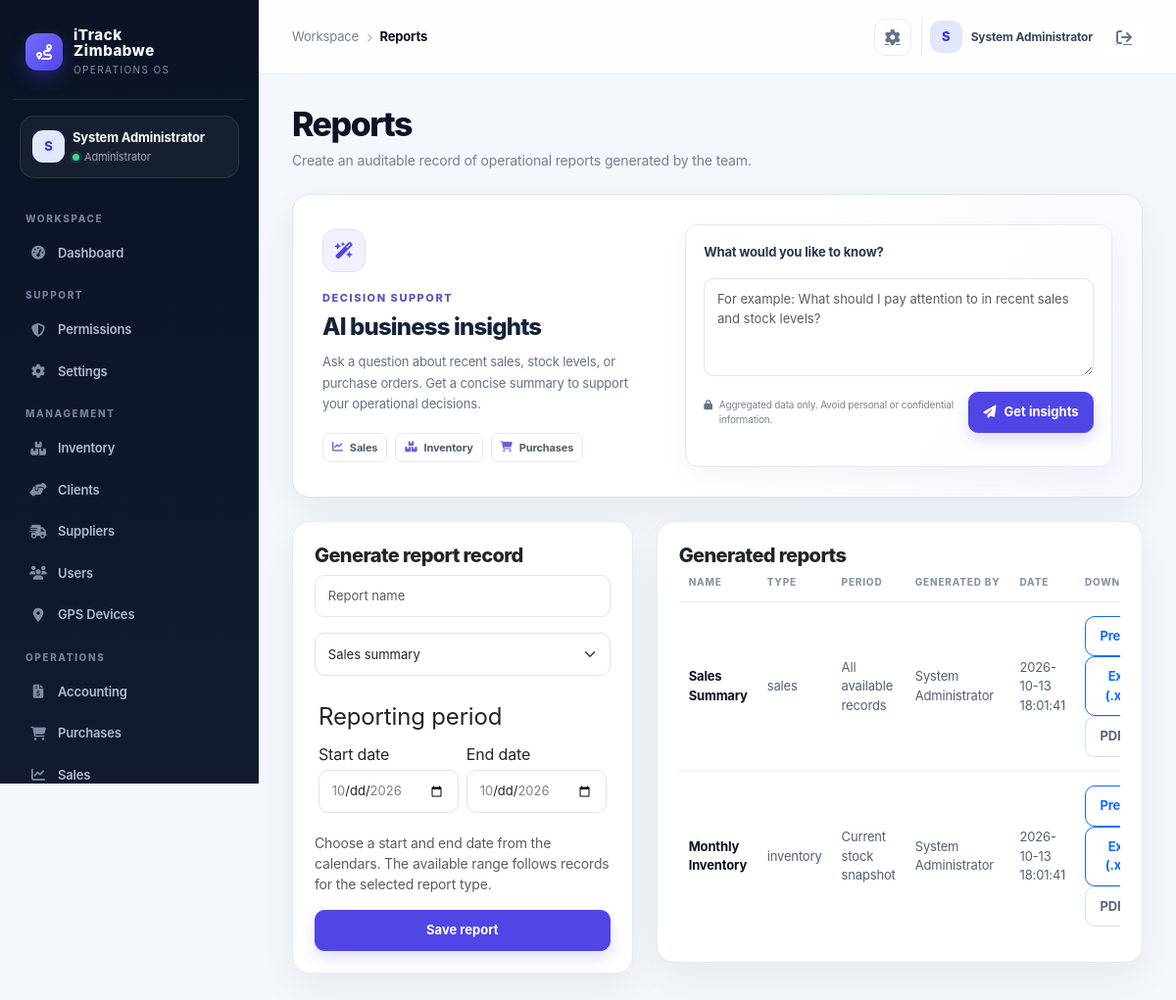
/index.php?controller=reports (signed in), run on the app's committed database.
### tables this page shows
CREATE TABLE IF NOT EXISTS reports (
  id INT AUTO_INCREMENT PRIMARY KEY,
  report_name VARCHAR(150) NOT NULL,
  report_type VARCHAR(100) NOT NULL,
  filters TEXT,
  generated_by INT NULL,
  generated_at TIMESTAMP DEFAULT CURRENT_TIMESTAMP,
  FOREIGN KEY (generated_by) REFERENCES users(id) ON DELETE SET NULL
);

CREATE TABLE IF NOT EXISTS users (
  id INT AUTO_INCREMENT PRIMARY KEY,
  name VARCHAR(150) NOT NULL,
  email VARCHAR(150) NOT NULL UNIQUE,
  password_hash VARCHAR(255) NOT NULL,
  role VARCHAR(50) NOT NULL DEFAULT 'Staff',
  department VARCHAR(100) NOT NULL DEFAULT 'General',
  status VARCHAR(20) NOT NULL DEFAULT 'active',
  created_at TIMESTAMP DEFAULT CURRENT_TIMESTAMP
);

### app/controllers/ReportsController.php (called while the page is built, shortened)
<?php
require_once dirname(__DIR__) . '/models/Report.php';
class ReportsController extends Controller
{
	private Report $model;
	public function __construct()
	{
		$this->model = new Report();
	}
	private function normalizeReportType(string $type): string
	{
		$aliases = ['sales' => 'Sales summary', 'inventory' => 'Inventory valuation', 'receivables' => 'Receivables', 'gps' => 'GPS activity', 'cashbook' => 'Cash book'];
		$type = $aliases[strtolower(trim($type))] ?? trim($type);
		return in_array($type, ['Sales summary', 'Inventory valuation', 'Receivables', 'GPS activity', 'Cash book'], true) ? $type : 'Sales summary';
	}
	private function normalizeReportPeriod(string $period): string
	{
		return in_array($period, ['all', 'today', 'last_7_days', 'last_30_days', 'this_month', 'custom'], true) ? $period : 'all';
	}
	private function effectiveReportPeriod(string $type, string $period): string
	{
		return $this->normalizeReportType($type) === 'Inventory valuation' ? 'all' : $period;
	}
	private function reportFilters(mixed $filters): array
	{
		$decoded = is_string($filters) ? json_decode($filters, true) : $filters;
		return is_array($decoded) ? $decoded : [];
	}
	public function index(): void
	{
		$reports = array_map(function (array $report): array {
			$type = (string) ($report['report_type'] ?? '');
			$filters = $this->reportFilters($report['filters'] ?? null);
			$report['period'] = $this->effectiveReportPeriod($type, $this->normalizeReportPeriod((string) ($filters['period'] ?? 'all')));
			$report['start_date'] = (string) ($filters['start_date'] ?? '');
			$report['end_date'] = (string) ($filters['end_date'] ?? '');
			$report['period_label'] = $this->normalizeReportType($type) === 'Inventory valuation'
				? 'Current stock snapshot'
				: ($report['period'] === 'custom' && $this->validReportDate($report['start_date']) && $this->validReportDate($report['end_date'])
					? $report['start_date'] . ' – ' . $report['end_date']
					: '');
			return $report;
		}, $this->model->all());
		$reportPeriods = [
			'all' => 'All available records',
			'today' => 'Today',
			'last_7_days' => 'Last 7 days',
			'last_30_days' => 'Last 30 days',
			'this_month' => 'This month',
			'custom' => 'Custom date range',
		];
		$reportDateBounds = [];
		foreach (['Sales summary', 'Receivables', 'GPS activity', 'Cash book'] as $type) {
			$bounds = $this->model->dateBounds($type) ?? ['min' => null, 'max' => null];
			$reportDateBounds[$type] = [
				'min' => $bounds['min'] ?? date('Y-m-d'),
				'max' => max(date('Y-m-d'), $bounds['max'] ?? date('Y-m-d')),
			];
		}
		$reportError = $_SESSION['report_error'] ?? null;
		$this->view('reports/index', [
			'title' => 'Reports',
			'reports' => $reports,
			'reportTypes' => ['Sales summary', 'Inventory valuation', 'Receivables', 'GPS activity', 'Cash book'],
			'reportPeriods' => $reportPeriods,
			'reportDateBounds' => $reportDateBounds,
			'reportToday' => date('Y-m-d'),
			'reportError' => $reportError,
		]);
	}
}

### public/index.php (called while the page is built, shortened)
<?php
$uri = $_SERVER['REQUEST_URI'] ?? '/';
$controllerKey = $_GET['controller'] ?? null;
$actionKey = $_GET['action'] ?? null;
$route = $controllerKey ? [
    'controller' => ucfirst($controllerKey) . 'Controller',
    'action' => $actionKey ?? 'index',
] : Router::route($uri);
$actionName = $route['action'];
$controller = new $controllerName();
$controller->$actionName();

### app/config/env.php (called while the page is built, shortened)
<?php
function loadEnv(): array
{
    static $loaded = null;
    if ($loaded !== null) {
        return $loaded;
    }
    $loaded = [];
    $envPath = dirname(__DIR__, 2) . '/.env';
    if (!is_readable($envPath)) {
        return $loaded;
    }
    return $loaded;
}
function env(string $key, $default = null)
{
    $vars = loadEnv();
    $value = getenv($key);
    return $value !== false ? $value : $default;
}

### app/config/app.php (called while the page is built)
<?php
require_once __DIR__ . '/env.php';
return [
    'app_name' => env('APP_NAME', 'iTrack Zimbabwe'),
    'debug' => filter_var(env('APP_DEBUG', false), FILTER_VALIDATE_BOOLEAN),
    'base_url' => env('APP_BASE_URL', '/itrack-zimbabwe'),
    'db' => [
        'host' => env('DB_HOST', '127.0.0.1'),
        'port' => env('DB_PORT', '3306'),
        'name' => env('DB_NAME', 'itrack_zimbabwe'),
        'user' => env('DB_USER', 'root'),
        'pass' => env('DB_PASS', ''),
    ],
    'session_name' => env('SESSION_NAME', 'itrack_session'),
    'csrf_token_name' => env('CSRF_TOKEN_NAME', 'csrf_token'),
    'upload_dir' => env('UPLOAD_DIR', dirname(__DIR__, 1) . '/uploads'),
    'openrouter_api_key' => env('OPENROUTER_API_KEY', ''),
    'openrouter_model' => env('OPENROUTER_MODEL', 'openrouter/free'),
];

### app/config/database.php (called while the page is built, shortened)
<?php
require_once dirname(__DIR__) . '/config/app.php';
class Database
{
    private static ?PDO $instance = null;
    public static function getInstance(): PDO
    {
        if (self::$instance === null) {
            $config = require dirname(__DIR__) . '/config/app.php';
            $mysqlEnabled = extension_loaded('pdo_mysql');
            if ($mysqlEnabled) {
                try {
                    $dsn = sprintf('mysql:host=%s;port=%s;dbname=%s;charset=utf8mb4', $config['db']['host'], $config['db']['port'], $config['db']['name']);
                    self::$instance = new PDO($dsn, $config['db']['user'], $config['db']['pass'], [
                        PDO::ATTR_ERRMODE => PDO::ERRMODE_EXCEPTION,
                        PDO::ATTR_DEFAULT_FETCH_MODE => PDO::FETCH_ASSOC,
                        PDO::ATTR_EMULATE_PREPARES => false,
                    ]);
                } catch (PDOException $exception) {
                    self::$instance = self::createSqliteInstance($config);
                }
            } else {
                self::$instance = self::createSqliteInstance($config);
            }
        }
        return self::$instance;
    }
}

### app/core/Model.php (called while the page is built, shortened)
<?php
require_once dirname(__DIR__) . '/config/database.php';
abstract class Model
{
    protected PDO $db;
    public function __construct()
    {
        $this->db = Database::getInstance();
    }
    protected function fetchAll(string $sql, array $params = []): array
    {
        $stmt = $this->db->prepare($sql);
        $stmt->execute($params);
        return $stmt->fetchAll();
    }
    protected function execute(string $sql, array $params = []): int
    {
        $stmt = $this->db->prepare($sql);
        $stmt->execute($params);
        return $stmt->rowCount();
    }
}

### app/models/Report.php (called while the page is built, shortened)
<?php
class Report extends ModuleModel {
    public function all(): array { return $this->fetchAll("SELECT r.*, u.name AS generated_by_name FROM reports r LEFT JOIN users u ON u.id=r.generated_by ORDER BY r.id DESC"); }
}

### app/views/reports/index.php (the view, shortened to what this page needs)
<div class="mb-4"><h1 class="page-title">Reports</h1><p class="page-subtitle">Create an auditable record of operational reports generated by the team.</p></div>
<section class="report-insights card mb-4" aria-labelledby="report-insights-title">
	<div class="card-body">
		<div class="report-insights-layout">
			<div class="report-insights-intro">
				<div class="report-insights-icon" aria-hidden="true"><i class="fa-solid fa-wand-magic-sparkles"></i></div>
				<div class="eyebrow mb-2">Decision support</div>
				<h2 id="report-insights-title">AI business insights</h2>
				<p>Ask a question about recent sales, stock levels, or purchase orders. Get a concise summary to support your operational decisions.</p>
				<div class="report-insights-topics" aria-label="Available insight topics">
					<span><i class="fa-solid fa-chart-line" aria-hidden="true"></i>Sales</span>
					<span><i class="fa-solid fa-boxes-stacked" aria-hidden="true"></i>Inventory</span>
					<span><i class="fa-solid fa-cart-shopping" aria-hidden="true"></i>Purchases</span>
				</div>
			</div>
			<div class="report-insights-workspace">
				<form id="ai-insights-form" class="vstack gap-3" action="?controller=reports&amp;action=ask" method="post">
					<label class="form-label mb-0" for="ai-insights-question">What would you like to know?</label>
					<textarea class="form-control" id="ai-insights-question" name="question" rows="3" maxlength="1000" placeholder="For example: What should I pay attention to in recent sales and stock levels?" required></textarea>
					<div class="report-insights-form-footer">
						<span class="report-insights-privacy"><i class="fa-solid fa-lock" aria-hidden="true"></i>Aggregated data only. Avoid personal or confidential information.</span>
						<button class="btn btn-primary flex-shrink-0" id="ai-insights-submit" type="submit"><i class="fa-solid fa-paper-plane me-2" aria-hidden="true"></i>Get insights</button>
					</div>
				</form>
			</div>
		</div>
	</div>
</section>
<div class="row g-4">
	<div class="col-lg-5">
		<div class="card"><div class="card-body">
			<h5>Generate report record</h5>
			<form method="post" action="?controller=reports&amp;action=generate" class="vstack gap-3" id="report-generation-form">
				<input class="form-control" name="report_name" placeholder="Report name" required>
				<select class="form-select" id="report-type" name="report_type" aria-label="Report type" required><?php foreach (($reportTypes ?? []) as $type): ?><option value="<?= htmlspecialchars($type, ENT_QUOTES, 'UTF-8') ?>"><?= htmlspecialchars($type, ENT_QUOTES, 'UTF-8') ?></option><?php endforeach; ?></select>
				<fieldset class="row g-2 border-0 p-0 m-0" id="report-date-range">
					<legend class="form-label mb-0">Reporting period</legend>
					<div class="col-sm-6"><label class="form-label mb-1" for="report-start-date">Start date</label><input class="form-control" type="date" id="report-start-date" name="start_date"></div>
					<div class="col-sm-6"><label class="form-label mb-1" for="report-end-date">End date</label><input class="form-control" type="date" id="report-end-date" name="end_date"></div>
				</fieldset>
				<div class="form-text" id="report-date-help">Choose a start and end date from the calendars. The available range follows records for the selected report type. Inventory valuation is always a current stock snapshot.</div>
				<button class="btn btn-primary">Save report</button>
			</form>
		</div></div>
	</div>
	<div class="col-lg-7">
		<div class="card"><div class="card-body">
			<h5>Generated reports</h5>
			<div class="table-responsive"><table class="table"><thead><tr><th>Name</th><th>Type</th><th>Period</th><th>Generated by</th><th>Date</th><th>Download</th></tr></thead><tbody>
				<?php foreach ($reports as $r):
					$period = $reportPeriods[$r['period'] ?? 'all'] ?? $reportPeriods['all'];
					if (!empty($r['period_label'])) $period = $r['period_label'];
					$dateQuery = ($r['period'] ?? '') === 'custom'
						? '&amp;start_date=' . urlencode($r['start_date'] ?? '') . '&amp;end_date=' . urlencode($r['end_date'] ?? '')
						: '';
					$reportTypeQuery = '&amp;type=' . urlencode($r['report_type']);
					$reportPeriodQuery = '&amp;period=' . urlencode($r['period'] ?? 'all') . $dateQuery;
				?>
					<tr><td><?= htmlspecialchars($r['report_name']) ?></td><td><?= htmlspecialchars($r['report_type']) ?></td><td><?= htmlspecialchars($period) ?></td><td><?= htmlspecialchars($r['generated_by_name'] ?? 'System') ?></td><td><?= htmlspecialchars($r['generated_at']) ?></td><td>
						<a class="btn btn-sm btn-outline-primary" href="?controller=reports&amp;action=preview<?= $reportTypeQuery . $reportPeriodQuery ?>">Preview</a>
						<a class="btn btn-sm btn-outline-primary" href="?controller=reports&amp;action=export<?= $reportTypeQuery . $reportPeriodQuery ?>&amp;format=xlsx">Excel (.xlsx)</a>
						<a class="btn btn-sm btn-outline-secondary" target="_blank" href="?controller=reports&amp;action=export<?= $reportTypeQuery . $reportPeriodQuery ?>&amp;format=pdf">PDF</a>
					</td></tr>
				<?php endforeach; ?>
			</tbody></table></div>
		</div></div>
	</div>
</div>

### app/views/layouts/main.php (style rules this page uses)
:root { --ink:#0b1324; --ink-2:#111d33; --muted:#738096; --line:#e6ebf2; --canvas:#f4f7fb; --card:#fff; --brand:#4f46e5; --brand-2:#6d5dfc; --mint:#13b981; --amber:#f59e0b; --danger:#e25555; --shadow:0 16px 40px rgba(15,23,42,.06); }
* { box-sizing:border-box; }
body { background:var(--canvas); color:var(--ink); margin:0; font-family:Inter,ui-sans-serif,system-ui,-apple-system,"Segoe UI",sans-serif; letter-spacing:-.01em; }
a { color:inherit; }
.page-title { font-size:clamp(25px,3vw,34px); font-weight:800; letter-spacing:-.045em; margin:0; line-height:1.1; }
.page-subtitle { color:var(--muted); font-size:14px; margin:8px 0 0; max-width:700px; }
.card { border:1px solid var(--line); border-radius:18px; background:var(--card); box-shadow:var(--shadow); }
.card .card-body { padding:22px; }
.eyebrow { font-size:11px; text-transform:uppercase; letter-spacing:.14em; color:#8390a4; font-weight:800; }
.btn { border-radius:10px; font-weight:700; font-size:13px; padding:.63rem .9rem; }
.btn-primary { background:var(--brand); border-color:var(--brand); box-shadow:0 7px 15px rgba(79,70,229,.18); }
.table { margin:0; font-size:13px; }
.table thead th { color:#8a96a8; border-bottom:1px solid var(--line); text-transform:uppercase; letter-spacing:.08em; font-size:10px; font-weight:800; padding:0 10px 12px; white-space:nowrap; }
.table tbody td { padding:14px 10px; border-color:#eef1f5; color:#526076; vertical-align:middle; }
.table tbody tr:last-child td { border-bottom:0; }
.table tbody td:first-child { color:var(--ink); font-weight:750; }
.form-control,.form-select { border-color:#dfe5ee; border-radius:10px; font-size:13px; padding:.7rem .8rem; }
.table-responsive { border-radius:12px; }
.card > .card-body > h2, .card > .card-body > h3, .card > .card-body > h4, .card > .card-body > h5 { font-weight:800; letter-spacing:-.03em; }
.btn-outline-secondary { color:#56647a; border-color:#d9e0eb; }

### app/views/reports/index.php (style rules this page uses)
.report-insights { overflow:hidden; border-color:#dfe5ef; background:linear-gradient(115deg,#fff 0%,#fff 53%,#f7f8ff 100%); }
.report-insights .card-body { padding:clamp(20px,3vw,30px); }
.report-insights-layout { display:grid; grid-template-columns:minmax(0,.85fr) minmax(0,1.15fr); gap:clamp(24px,4vw,54px); align-items:center; }
.report-insights-intro { position:relative; }
.report-insights-icon { width:44px; height:44px; display:grid; place-items:center; margin-bottom:18px; border:1px solid #e0defe; border-radius:13px; background:#f1f0ff; color:#5147d9; font-size:17px; }
.report-insights-intro .eyebrow { color:#5b55b7; }
.report-insights-intro h2 { margin:0; color:#14233a; font-size:clamp(20px,2vw,25px); font-weight:800; letter-spacing:-.035em; }
.report-insights-intro > p { max-width:460px; margin:10px 0 18px; color:#647188; font-size:13px; line-height:1.65; }
.report-insights-topics { display:flex; flex-wrap:wrap; gap:8px; }
.report-insights-topics span { display:inline-flex; align-items:center; gap:7px; padding:6px 9px; border:1px solid #e4e8f0; border-radius:7px; background:rgba(255,255,255,.8); color:#4d5b70; font-size:11px; font-weight:650; }
.report-insights-topics i { color:#6961d8; font-size:11px; }
.report-insights-workspace { padding:18px; border:1px solid #e4e8f1; border-radius:13px; background:rgba(255,255,255,.88); box-shadow:0 8px 24px rgba(31,45,75,.045); }
.report-insights-workspace .form-label { color:#27364d; font-size:13px; font-weight:750; }
.report-insights-workspace textarea { min-height:100px; resize:vertical; }
.report-insights-form-footer { display:flex; align-items:center; justify-content:space-between; gap:14px; }
.report-insights-privacy { display:flex; align-items:flex-start; gap:7px; color:#778398; font-size:10px; line-height:1.45; }
.report-insights-privacy i { margin-top:2px; color:#65758c; }

### data on the page
reports: report_name "Sales Summary", report_type "sales", period "All available records", generated_by.name "System Administrator", generated_at "2026-10-13 18:01:41"
reports: report_name "Monthly Inventory", report_type "inventory", period "Current stock snapshot", generated_by.name "System Administrator", generated_at "2026-10-13 18:01:41"

### other printed values
$initials "S"
$user['name'] "System Administrator"
$role "Administrator"
$group "WORKSPACE"
$item['label'] "Dashboard"
$group "SUPPORT"
$item['label'] "Permissions"
$item['label'] "Settings"
$group "MANAGEMENT"
$item['label'] "Inventory"
$item['label'] "Clients"
$item['label'] "Suppliers"
$item['label'] "Users"
$item['label'] "GPS Devices"
$group "OPERATIONS"
